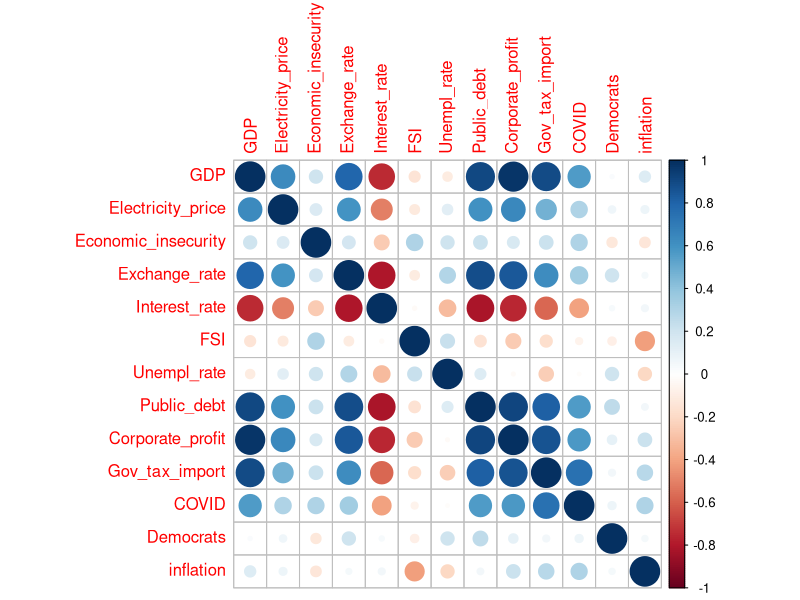

This figure's R source:
#imports:
library(dplyr)
library(corrplot)

#import the dataset
data_with_quarters <- read.csv("inwestycje/dane.csv")
summary(data_with_quarters)

data <- data_with_quarters[, !(names(data_with_quarters) %in% c( "X" , "X.1", "Year", "Quarter"))]
rownames(data) <- NULL

data_cor = cor(data)
corrplot(data_cor)

